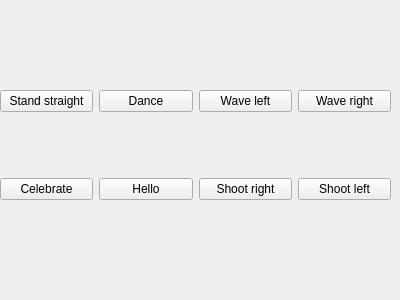
<?xml version="1.0" encoding="UTF-8"?>
<ui version="4.0">
 <class>Form</class>
 <widget class="QWidget" name="action">
  <property name="geometry">
   <rect>
    <x>0</x>
    <y>0</y>
    <width>400</width>
    <height>300</height>
   </rect>
  </property>
  <property name="windowTitle">
   <string>Form</string>
  </property>
  <widget class="QWidget" name="gridLayoutWidget">
   <property name="geometry">
    <rect>
     <x>0</x>
     <y>30</y>
     <width>391</width>
     <height>231</height>
    </rect>
   </property>
   <layout class="QGridLayout" name="gridLayout">
    <item row="0" column="0">
     <widget class="QPushButton" name="b_stand_straight">
      <property name="text">
       <string>Stand straight</string>
      </property>
     </widget>
    </item>
    <item row="0" column="1">
     <widget class="QPushButton" name="b_dance">
      <property name="text">
       <string>Dance</string>
      </property>
     </widget>
    </item>
    <item row="1" column="0">
     <widget class="QPushButton" name="b_celebrate">
      <property name="text">
       <string>Celebrate</string>
      </property>
     </widget>
    </item>
    <item row="0" column="2">
     <widget class="QPushButton" name="b_wave_left">
      <property name="text">
       <string>Wave left</string>
      </property>
     </widget>
    </item>
    <item row="0" column="3">
     <widget class="QPushButton" name="b_wave_right">
      <property name="text">
       <string>Wave right</string>
      </property>
     </widget>
    </item>
    <item row="1" column="1">
     <widget class="QPushButton" name="b_hello">
      <property name="text">
       <string>Hello</string>
      </property>
     </widget>
    </item>
    <item row="1" column="2">
     <widget class="QPushButton" name="b_shoot_right">
      <property name="text">
       <string>Shoot right</string>
      </property>
     </widget>
    </item>
    <item row="1" column="3">
     <widget class="QPushButton" name="b_shoot_left">
      <property name="text">
       <string>Shoot left</string>
      </property>
     </widget>
    </item>
   </layout>
  </widget>
 </widget>
 <resources/>
 <connections/>
</ui>
